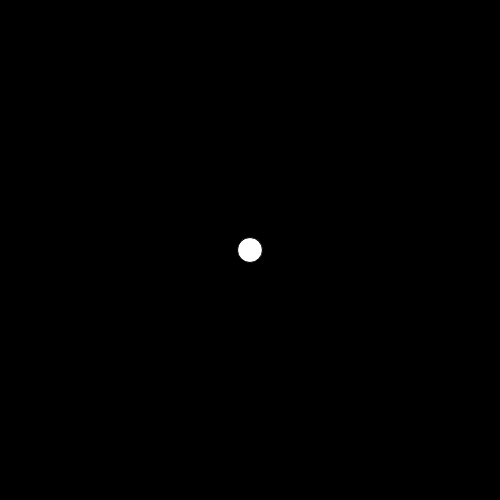
Frame 1 (no input)
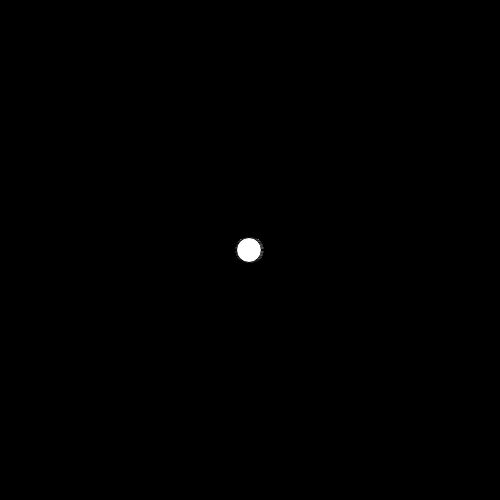
Frame 60 (no input)
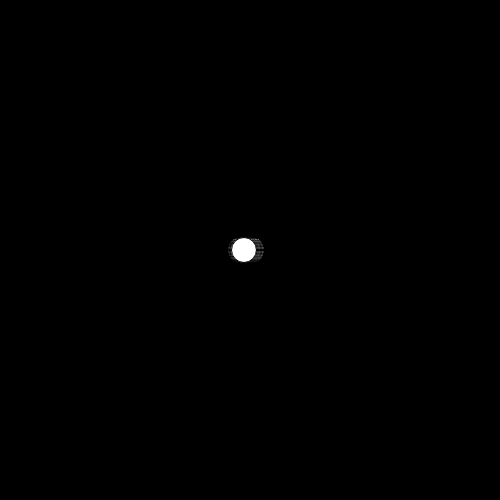
Frame 120 (the mouse pressed at the canvas centre since frame 60)

The p5.js sketch that drew these frames (run headless with seeded random() and noise() and a simulated clock; from frame 60 on, the mouse is pressed at the canvas centre):

// p5.js sketch
// ── sketch.js
let direction;
let circleXpos = 250; // tracking the position of the object
let circleYpos = 250;

// let stepSize = 5; // We can use it for moving the object.

 function setup() {
   createCanvas(500,500);
   background(0);
 }

 function draw() {
  ellipse(circleXpos,circleYpos,25,25);
  direction = round(random(-1,1));

  if(direction == -1){
    circleXpos = circleXpos + direction;
  } else if( direction == 1){
    circleXpos = circleXpos + direction;
  } else {
    circleXpos = circleXpos;
  }
  //console.log(direction);

} // End of draw function


// 19.1.2021
// John's code
// Normalization
// let randomNum(X or Y) = round(random(-1,1));
// let moveX = randomNumX * stepSize;
// let moveY = randomNumY * stepSize;
// xPos += moveX;
// yPos += moveY;
// ellipse(xPos, yPos, 1, 1);

// How to pick only between two options when there are 3?
